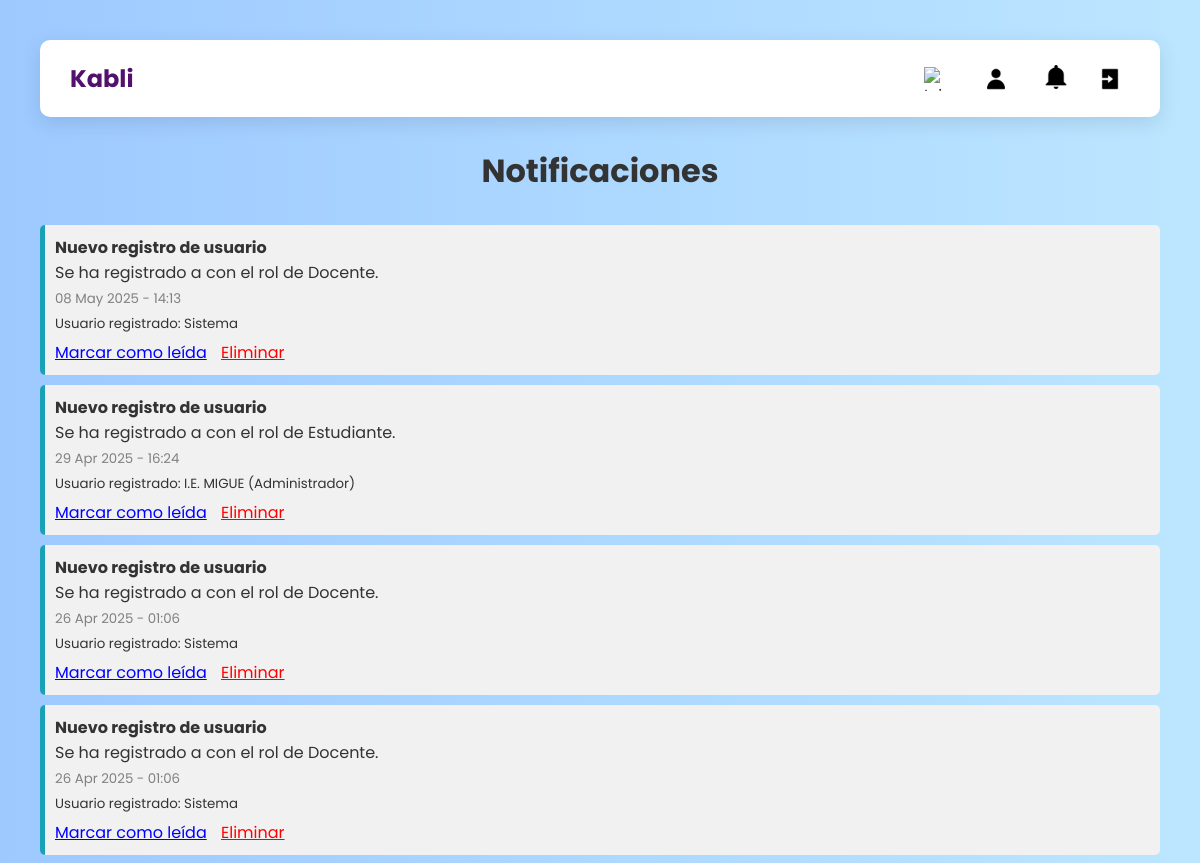
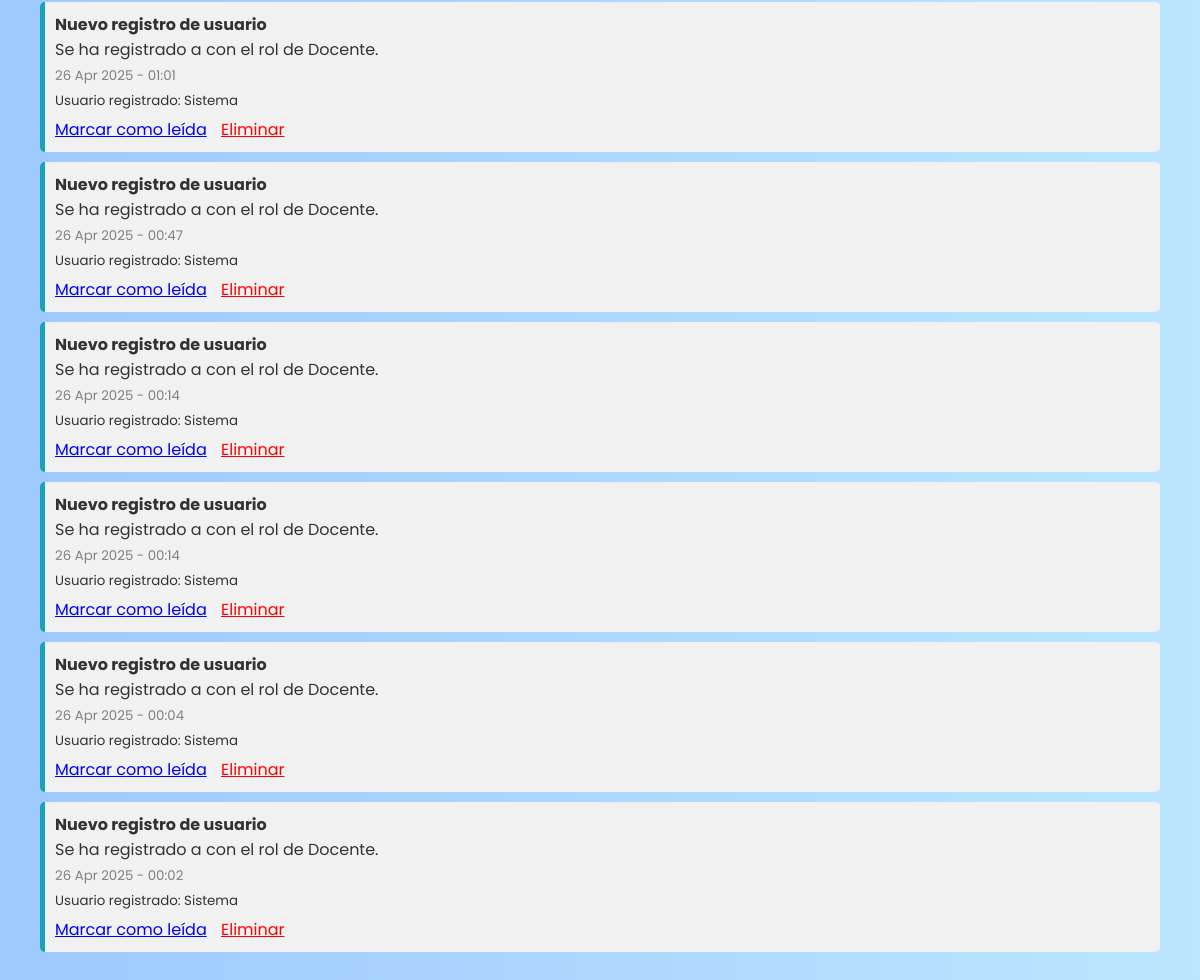
Before: /notificaciones/ with the older database file (2 pictures, top to bottom).
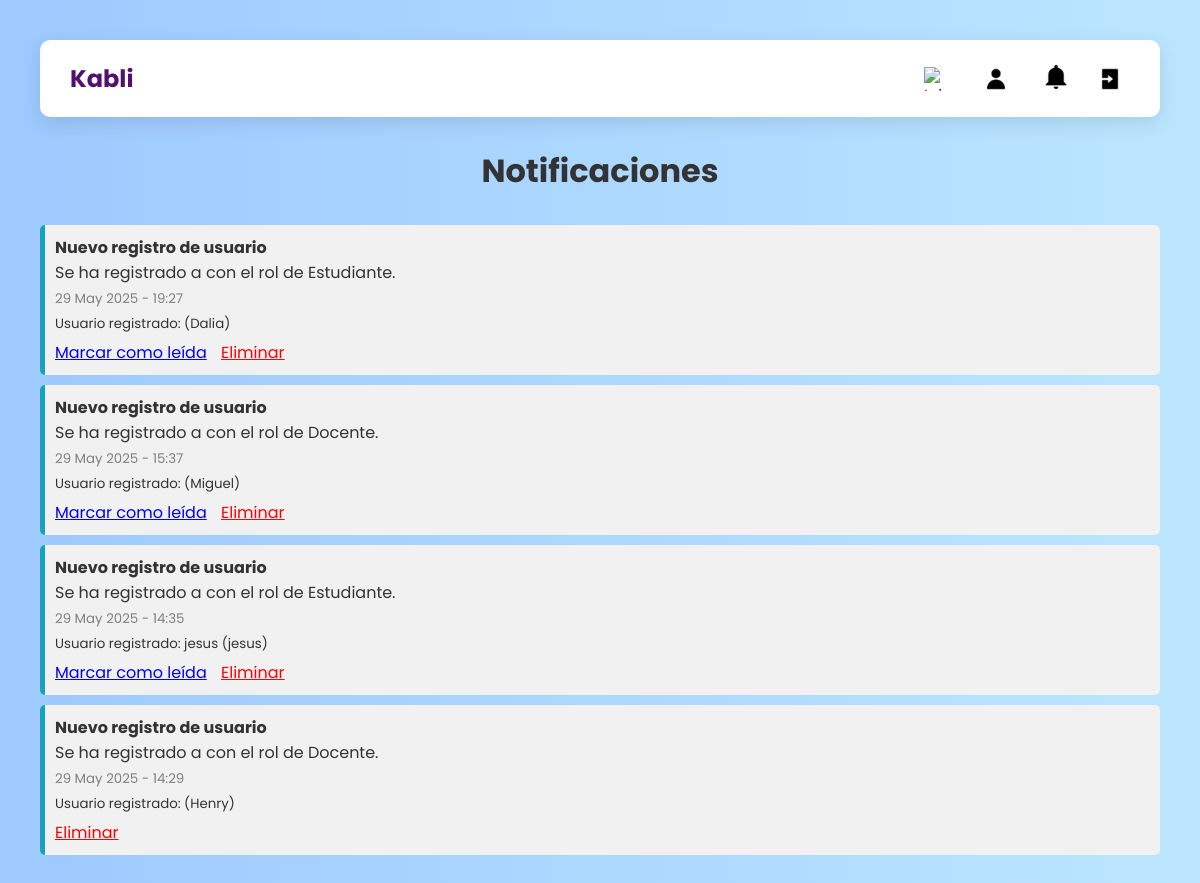
After: the same page with the newer database file.
### usuarios/models.py (models this page shows, shortened)
class Notificacion(models.Model):
    TIPO_CHOICES = [
        ('info', 'Información'),
        ('advertencia', 'Advertencia'),
        ('mensaje', 'Mensaje'),
    ]
    titulo = models.CharField(max_length=100)
    contenido = models.TextField()
    tipo = models.CharField(max_length=20, choices=TIPO_CHOICES, default='info')
    fecha = models.DateTimeField(auto_now_add=True)
    usuario = models.ForeignKey(User, on_delete=models.SET_NULL, null=True, blank=True, related_name='notificaciones_creadas')
    usuario_afectado = models.ForeignKey(User, on_delete=models.SET_NULL, null=True, blank=True, related_name='notificaciones_recibidas')
    eliminada = models.BooleanField(default=False)
    visto = models.BooleanField(default=False)

### usuarios/views.py (the view)
# urls.py: path('notificaciones/', views.notificaciones, name='notificaciones'),
def notificaciones(request):
    lista = Notificacion.objects.filter(
        eliminada=False,
        titulo__icontains='registro'  # busca las que tengan "registro" en el título
    ).order_by('-fecha')
    paginator = Paginator(lista, 10)
    page_number = request.GET.get('page')
    page_obj = paginator.get_page(page_number)
    restaurado = request.GET.get('restaurado')
    return render(request, 'usuarios/notificaciones.html', {
        'notificaciones': page_obj,
        'restaurado': restaurado
    })

### usuarios/context_processors.py (called while the page is built, shortened)
def notificaciones_context(request):
    return {
        'notificaciones_no_vistas': 0,
        'hay_notificaciones': False,
    }

### usuarios/templates/usuarios/notificaciones.html
{% extends 'usuarios/panel_admin.html' %}
{% load static %}
{% block content %}
<h2>Notificaciones</h2>
{% if notificaciones %}
  <ul style="list-style: none; padding: 0;">
    {% for noti in notificaciones %}
      <li style="
          background-color: #f1f1f1;
          padding: 10px;
          margin-bottom: 10px;
          border-left: 5px solid
            {% if noti.tipo == 'info' %}#17a2b8
            {% elif noti.tipo == 'advertencia' %}#ffc107
            {% elif noti.tipo == 'mensaje' %}#28a745
            {% else %}#ccc
            {% endif %};
          border-radius: 5px;
          position: relative;
        ">
        <strong>{{ noti.titulo }}</strong><br>
        {{ noti.contenido }}<br>
        <small style="color: gray;">{{ noti.fecha|date:"d M Y - H:i" }}</small><br>
        <small>Usuario registrado:
          {% if noti.usuario %}
            {{ noti.usuario.first_name }} {{ noti.usuario.last_name }} ({{ noti.usuario.username }})
          {% else %}
            Sistema
          {% endif %}
        </small>
        <div style="margin-top: 5px;">
          {% if not noti.visto %}
            <a href="{% url 'marcar_notificacion_leida' noti.id %}" style="color: blue; margin-right: 10px;">Marcar como leída</a>
          {% endif %}
          <a href="{% url 'eliminar_notificacion' noti.id %}" style="color: red;">Eliminar</a>
        </div>
      </li>
    {% endfor %}
  </ul>
{% else %}
  <p>No tienes notificaciones.</p>
{% endif %}
{% endblock %}

Changed rows visible on the page:
removed Notificacion: titulo "Nuevo registro de usuario", contenido "Se ha registrado a con el rol de Docente.", fecha "08 May 2025 - 14:13", shows "Sistema", visto "Marcar como leída"
removed Notificacion: titulo "Nuevo registro de usuario", contenido "Se ha registrado a con el rol de Estudiante.", fecha "29 Apr 2025 - 16:24", usuario.first_name "I.E.", usuario.last_name "MIGUE", usuario.username "Administrador", visto "Marcar como leída"
removed Notificacion: titulo "Nuevo registro de usuario", contenido "Se ha registrado a con el rol de Docente.", fecha "26 Apr 2025 - 01:06", shows "Sistema", visto "Marcar como leída"
removed Notificacion: titulo "Nuevo registro de usuario", contenido "Se ha registrado a con el rol de Docente.", fecha "26 Apr 2025 - 01:06", shows "Sistema", visto "Marcar como leída"
removed Notificacion: titulo "Nuevo registro de usuario", contenido "Se ha registrado a con el rol de Docente.", fecha "26 Apr 2025 - 01:01", shows "Sistema", visto "Marcar como leída"
removed Notificacion: titulo "Nuevo registro de usuario", contenido "Se ha registrado a con el rol de Docente.", fecha "26 Apr 2025 - 00:47", shows "Sistema", visto "Marcar como leída"
removed Notificacion: titulo "Nuevo registro de usuario", contenido "Se ha registrado a con el rol de Docente.", fecha "26 Apr 2025 - 00:14", shows "Sistema", visto "Marcar como leída"
removed Notificacion: titulo "Nuevo registro de usuario", contenido "Se ha registrado a con el rol de Docente.", fecha "26 Apr 2025 - 00:14", shows "Sistema", visto "Marcar como leída"
removed Notificacion: titulo "Nuevo registro de usuario", contenido "Se ha registrado a con el rol de Docente.", fecha "26 Apr 2025 - 00:04", shows "Sistema", visto "Marcar como leída"
removed Notificacion: titulo "Nuevo registro de usuario", contenido "Se ha registrado a con el rol de Docente.", fecha "26 Apr 2025 - 00:02", shows "Sistema", visto "Marcar como leída"
now on this page (row edited): Notificacion: titulo "Nuevo registro de usuario", contenido "Se ha registrado a con el rol de Estudiante.", fecha "29 May 2025 - 19:27", usuario.username "Dalia", visto "Marcar como leída"
now on this page (row edited): Notificacion: titulo "Nuevo registro de usuario", contenido "Se ha registrado a con el rol de Docente.", fecha "29 May 2025 - 15:37", usuario.username "Miguel", visto "Marcar como leída"
now on this page (row edited): Notificacion: titulo "Nuevo registro de usuario", contenido "Se ha registrado a con el rol de Estudiante.", fecha "29 May 2025 - 14:35", usuario.first_name "jesus", usuario.username "jesus", visto "Marcar como leída"
now on this page (row edited): Notificacion: titulo "Nuevo registro de usuario", contenido "Se ha registrado a con el rol de Docente.", fecha "29 May 2025 - 14:29", usuario.username "Henry"
